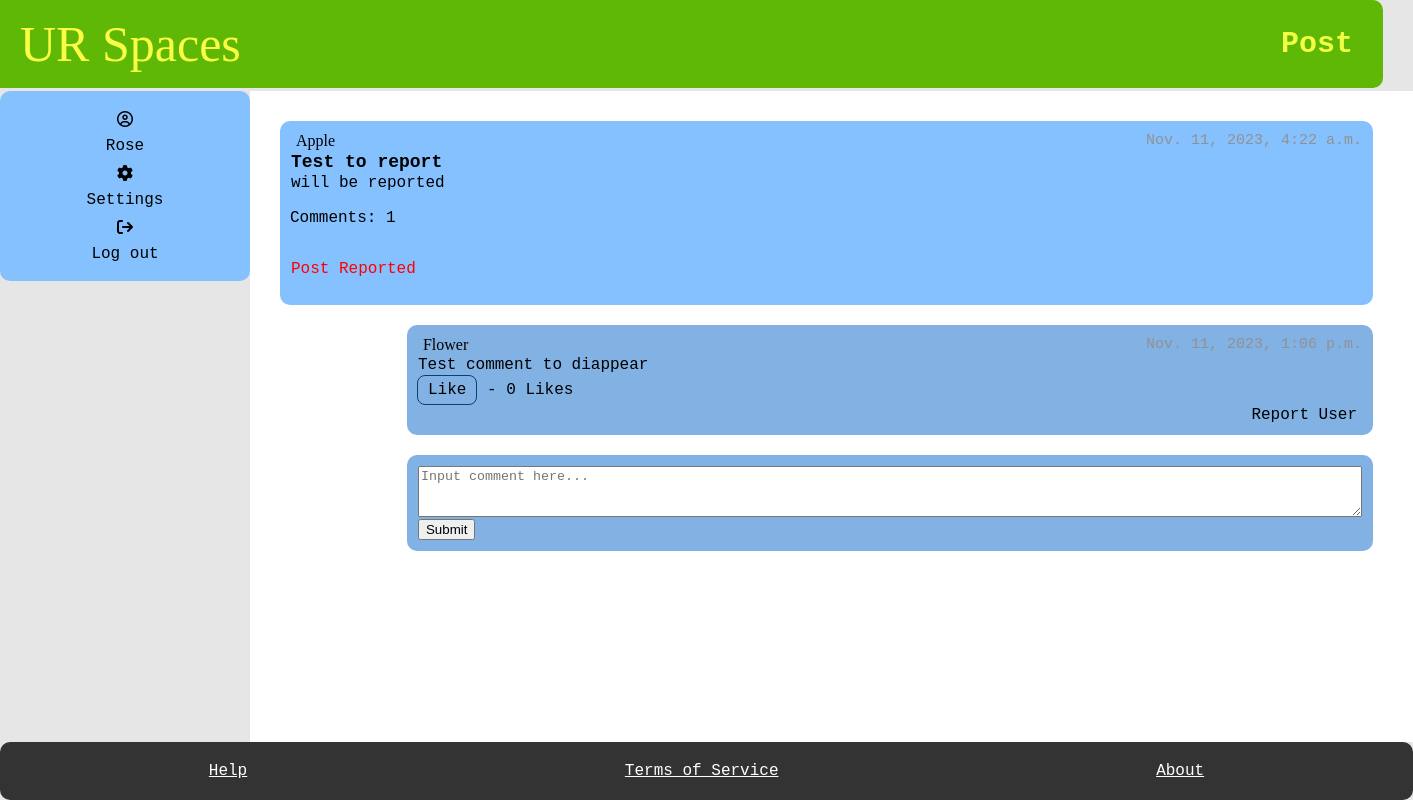
Page /posts/test-to-report/ (signed in) on the earlier database version.
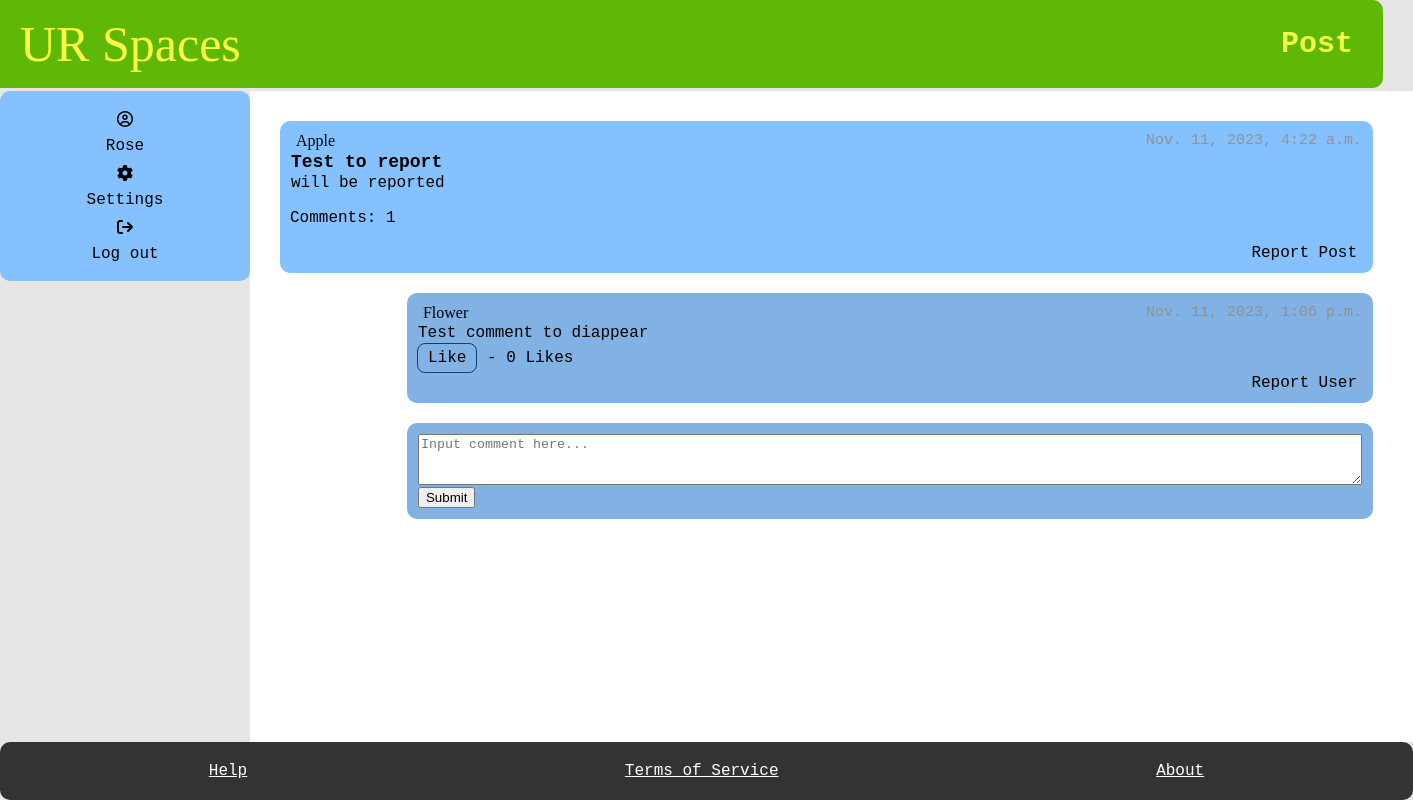
Same page on the later database version.
### myapp/views.py (the view, shortened to what this page needs)
# urls.py: path("posts/<slug>/", posts, name="posts"),
@login_required
def posts(request, slug, pk =None):
    post = get_object_or_404(Posts, slug=slug)
    comments = Comment.objects.filter(Post_ID = post, User_ID__banned =False)
    forum = SubForum.objects.get(pk = post.SubForum_ID.pk)
    user = request.user
    currentUser = User.objects.get(username = user)
    error = False
    form = UpdatePostForm(request.POST)
    if comments.exists():
        firstCommentId = comments[0].id
        if pk:
            commentform = UpdateCommentForm(instance=Comment.objects.get(pk=pk), data=request.POST)
        else:
            commentform = UpdateCommentForm(instance=Comment.objects.get(pk=comments[0].pk), data=request.POST)
    else:
        firstCommentId = 0
        commentform = None
    try:
        moderator = Moderator.objects.get(User_ID = currentUser)
    except:
        moderator = None
    context = {
        "post":post,
        "comments": comments,
        "error": error,
        "form": form,
        "commentform":commentform,
        "moderator": moderator,
        "firstCommentId": firstCommentId,
    }
    if moderator is None:
        student = Student.objects.get(User_ID = currentUser)
        if "newComment_form" in request.POST:
            content = request.POST.get("newCommentContents")
            new_comment, created = Comment.objects.get_or_create(User_ID = student, Post_ID = post, com_contents = content)
    return render(request, "posts.html", context)

### myapp/forms.py
class UpdatePostForm(forms.ModelForm):
    class Meta:
        model = Posts
        fields = ("contents", )

class UpdateCommentForm(forms.ModelForm):
    class Meta:
        model = Comment
        fields = ("com_contents", )

### myapp/models.py (called while the page is built)
    def get_url(self):
        return reverse("user", kwargs={
            "slug":self.slug
        })

    @property
    def num_comments(self):
        return Comment.objects.filter(Post_ID = self, User_ID__banned =False).count()

    def total_likes(self):
        return self.likes.count()

### myapp/templates/posts.html (shortened to what the changed rows need)
{% extends 'base.html' %}
    {% block title %}
    <h1>Post</h1>
    {% endblock %}
    {% block content %}
    <main>
        <section class="box">
        <div>
          {%if moderator is None %}
            {%if  post.User_ID.User_ID.username  == request.user.username %}
            <input onclick="reveal()", type="button" value="Edit Post" class="btn2">
            {%else%}
              {%if post.reported == False%}
                <form action="." method="POST" id="reportPostForm" onsubmit="return confirmReport()">
                <input type="submit" value="Report Post" class="btn2" name="reportPost_btn">
                </form>
                {%else %}
                <div class="post-item">
                  <p style="color: red">Post Reported</p>
                </div>
                {% endif %}
            {% endif %}
          {%else %}
          <form action="{% url 'report_update' post.id %}" method="POST" onsubmit="return confirmBanUser(event)" >
            {% csrf_token %}
            <input type="submit" name="banUserPost_btn" value="Ban User" class="btn2">
          </form>
          {% endif %}
      </section>
    </main>
    {% endblock %}

Differences in the rows shown:
changed Posts "Test to report": reported True → False (drawn)
Other differences:
form field reportPost_btn: (not shown) → "Report Post"
text no longer shown: "Post Reported"
